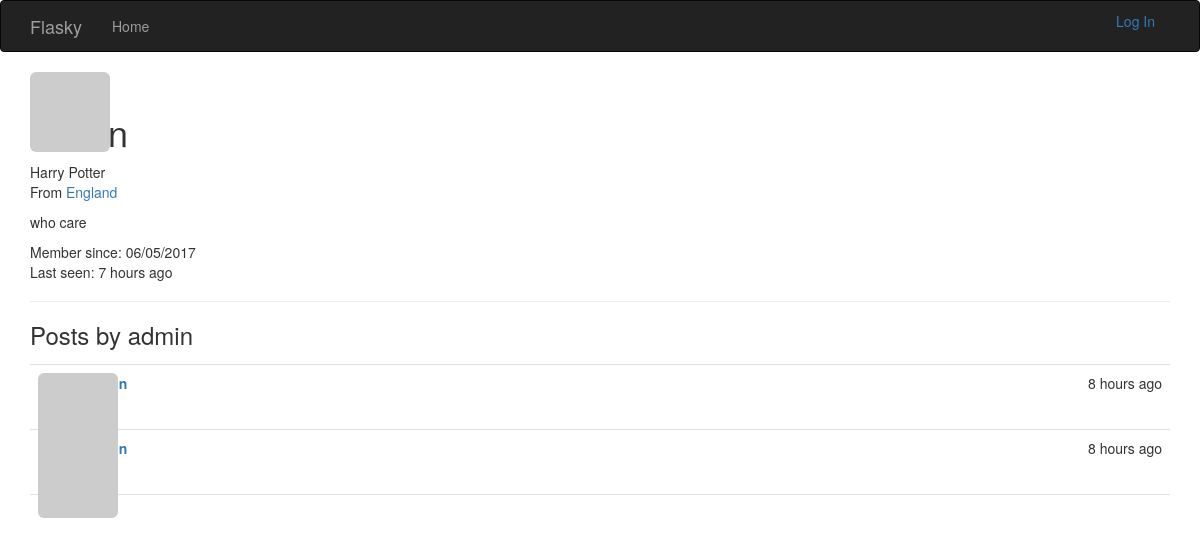
The app's page /user/admin, older data.
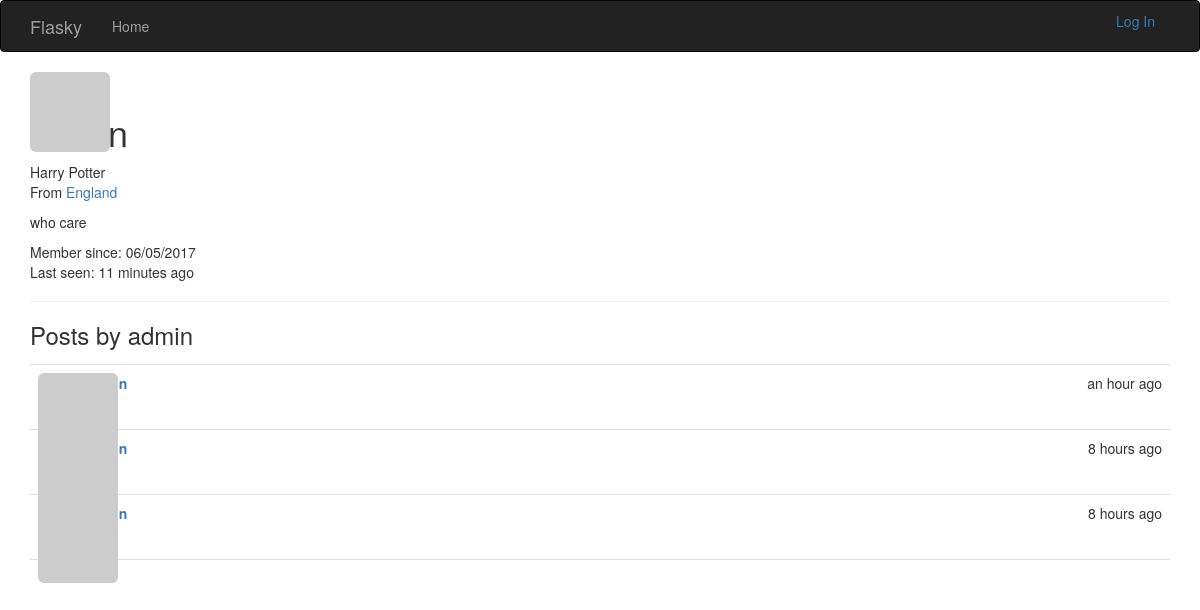
The same page, newer data.
### app/models.py (models this page shows, shortened)
class User(UserMixin, db.Model):
    __tablename__ = 'users'
    id = db.Column(db.Integer, primary_key=True)
    email = db.Column(db.String(64), unique=True, index=True)
    username = db.Column(db.String(64), unique=True, index=True)
    role_id = db.Column(db.Integer, db.ForeignKey('roles.id'))
    password_hash = db.Column(db.String(128))
    confirmed = db.Column(db.Boolean, default=False)
    name = db.Column(db.String(64))
    location = db.Column(db.String(64))
    about_me = db.Column(db.Text())
    member_since = db.Column(db.DateTime(), default=datetime.utcnow)
    last_seen = db.Column(db.DateTime(), default=datetime.utcnow)
    avatar_hash = db.Column(db.String(32))
    posts = db.relationship("Post", backref="author", lazy="dynamic")
    @property
    def password(self):
        raise AttributeError("password is not a readable attribute")
    def gravatar(self, size=100, default="identicon", rating="g"):
        if request.is_secure:
            url = "http://secure.gravatar.com/avatar"
        else:
            url = 'http://www.gravatar.com/avatar'
        hash = self.avatar_hash or hashlib.md5(self.email.encode("utf-8")).hexdigest()
        return '{url}/{hash}?s={size}&d={default}&r={rating}'.format(
            url=url, hash=hash, size=size, default=default, rating=rating)

class Post(db.Model):
    __tabename__ = "posts"
    id = db.Column(db.Integer, primary_key=True)
    body = db.Column(db.Text)
    timestamp = db.Column(db.DateTime, index=True, default=datetime.utcnow)
    author_id = db.Column(db.Integer, db.ForeignKey("users.id"))

### app/main/views.py (the view)
@main.route("/user/<username>")
def user(username):
    user = User.query.filter_by(username=username).first()
    if user is None:
        abort(404)
    posts = user.posts.order_by(Post.timestamp.desc()).all()
    return render_template("user.html", user=user, posts=posts)

### app/auth/views.py (called while the page is built)
@auth.before_app_request
def before_request():
    if current_user.is_authenticated:
        current_user.ping()
        if not current_user.confirmed \
                and request.endpoint[:5] != "auth.":
            return redirect(url_for("auth.unconfirmed"))

### app/main/__init__.py (called while the page is built)
@main.app_context_processor
def inject_permissions():
    return dict(Permission=Permission)

### app/models.py (called while the page is built)
    def is_administrator(self):
        return False

### app/templates/user.html (shortened to what this page needs)
{% extends 'base.html' %}
{% block page_content %}
    <img class="img-rounded profile-thumbnail" src="{{ user.gravatar(size=256) }}" >
	<div class="page-header">
        <h1>{{ user.username }}</h1>
        {% if user.name or user.location %}
        <p>
            {% if user.name %}{{ user.name }}{% endif %}
            {% if user.location %}
                <br />
                From <a href="http://maps.google.com/?q={{ user.location }}">
                    {{ user.location }}
                </a>
            {% endif %}
        </p>
    {% endif %}
    {% if user.about_me %}
        <p>{{ user.about_me }}</p>
    {% endif %}
    <p>
        Member since: {{ moment(user.member_since).format("L") }}<br />
        Last seen: {{ moment(user.last_seen).fromNow() }}
    </p>
	</div>
    <h3>Posts by {{ user.username }}</h3>
    {% include "_posts.html" %}
{% endblock %}

### app/templates/base.html (shortened to what this page needs)
{% extends 'bootstrap/base.html' %}
{% block head %}
	{{ super() }}
    <link rel="stylesheet"  href="{{ url_for("static", filename='css/styles.css') }}" type="text/css">
{% endblock %}
{% block navbar %}
<div class="navbar navbar-inverse" role='navigation'>
	<div class="container">
		<div class="navbar-header">
			<a class="navbar-brand" href="{{ url_for('main.index') }}">Flasky</a>
		</div>
		<div class="navbar-collapse collapse">
			<ul class="nav navbar-nav">
				<li><a href="{{ url_for('main.index') }}">Home</a></li>
			</ul>
            <ul class="nav navbar-right">
                {% if current_user.is_authenticated %}
                 <li class="dropdown">
                    <a href="#" class="dropdown-toggle" data-toggle="dropdown">
                        <img src="{{ current_user.gravatar(size=18) }}">
                        Account <b class="caret"></b></a>
                    <ul class="dropdown-menu">
                        <li><a href="{{ url_for('auth.change_password') }}">Change Password</a></li>
                        <li><a href="{{ url_for("auth.change_email_request") }}">Change Email</a></li>
                        <li><a href="{{ url_for('auth.logout') }}">Log Out</a></li>
                    </ul>
                </li>
                {% else %}
                <li>
                    <a href="{{ url_for('auth.login') }}">Log In</a>
                </li>
                {% endif %}
            </ul>
		</div>
	</div>
</div>
{% endblock %}
{% block content %}
	<div class="container">
		{% block page_content %}{% endblock %}
	</div>
{% endblock %}

### app/templates/_posts.html (shortened to what this page needs)
<ul class="posts">
    {% for post in posts %}
        <li class="post">
            <div class="post-thumbnail">
                <a href="{{ url_for(".user", username=post.author.username) }}">
                    <img class="img-rounded profile-thumbnail"
                         src="{{ post.author.gravatar(size=40) }}">
                </a>
            </div>
            <div class="post-content">
                <div class="post-date">
                    {{ moment(post.timestamp).fromNow() }}
                </div>
                <div class="post-author">
                    <a href="{{ url_for('.user', username=post.author.username) }}">
                    </a>
                </div>
                <div class="post-body">
                </div>
            </div>
        </li>
    {% endfor %}
</ul>

### app/static/css/styles.css (style rules this page uses)
.profile-thumbnail { position: absolute; }
ul.posts { list-style-type: none; padding: 0px; margin: 16px 0px 0px 0px; border-top: 1px solid #e0e0e0; }
ul.posts li.post { padding: 8px; border-bottom: 1px solid #e0e0e0; }
div.post-date { float: right; }
div.post-author { font-weight: bold; }
div.post-thumbnail { position: absolute; }
div.post-content { margin-left: 48px; min-height: 48px; }

Row changes from the older to the newer data that the page shows:
changed User "admin": last_seen "7 hours ago" → "11 minutes ago"
added Post: timestamp "an hour ago"
